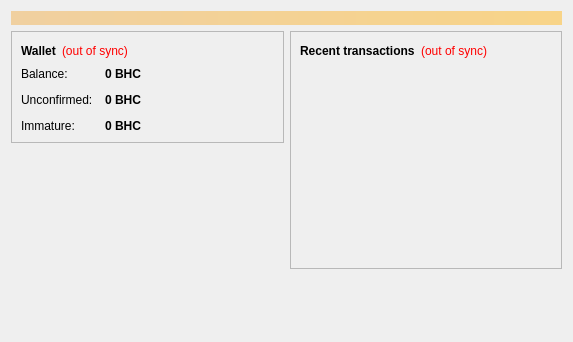
<?xml version="1.0" encoding="UTF-8"?>
<ui version="4.0">
 <class>OverviewPage</class>
 <widget class="QWidget" name="OverviewPage">
  <property name="geometry">
   <rect>
    <x>0</x>
    <y>0</y>
    <width>573</width>
    <height>342</height>
   </rect>
  </property>
  <property name="windowTitle">
   <string>Form</string>
  </property>
  <layout class="QVBoxLayout" name="topLayout">
   <item>
    <widget class="QLabel" name="labelAlerts">
     <property name="visible">
      <bool>false</bool>
     </property>
     <property name="styleSheet">
      <string notr="true">background-color: qlineargradient(x1: 0, y1: 0, x2: 1, y2: 0, stop:0 #F0D0A0, stop:1 #F8D488); color:#000000;</string>
     </property>
     <property name="wordWrap">
      <bool>true</bool>
     </property>
     <property name="margin">
      <number>3</number>
     </property>
    </widget>
   </item>
   <item>
    <layout class="QHBoxLayout" name="horizontalLayout" stretch="1,1">
     <item>
      <layout class="QVBoxLayout" name="verticalLayout_2">
       <item>
        <widget class="QFrame" name="frame">
         <property name="frameShape">
          <enum>QFrame::StyledPanel</enum>
         </property>
         <property name="frameShadow">
          <enum>QFrame::Raised</enum>
         </property>
         <layout class="QVBoxLayout" name="verticalLayout_4">
          <item>
           <layout class="QHBoxLayout" name="horizontalLayout_4">
            <item>
             <widget class="QLabel" name="label_5">
              <property name="font">
               <font>
                <weight>75</weight>
                <bold>true</bold>
               </font>
              </property>
              <property name="text">
               <string>Wallet</string>
              </property>
             </widget>
            </item>
            <item>
             <widget class="QLabel" name="labelWalletStatus">
              <property name="toolTip">
               <string>The displayed information may be out of date. Your wallet automatically synchronizes with the Bothook network after a connection is established, but this process has not completed yet.</string>
              </property>
              <property name="styleSheet">
               <string notr="true">QLabel { color: red; }</string>
              </property>
              <property name="text">
               <string notr="true">(out of sync)</string>
              </property>
              <property name="alignment">
               <set>Qt::AlignLeading|Qt::AlignLeft|Qt::AlignVCenter</set>
              </property>
             </widget>
            </item>
            <item>
             <spacer name="horizontalSpacer_2">
              <property name="orientation">
               <enum>Qt::Horizontal</enum>
              </property>
              <property name="sizeHint" stdset="0">
               <size>
                <width>40</width>
                <height>20</height>
               </size>
              </property>
             </spacer>
            </item>
           </layout>
          </item>
          <item>
           <layout class="QFormLayout" name="formLayout_2">
            <property name="fieldGrowthPolicy">
             <enum>QFormLayout::AllNonFixedFieldsGrow</enum>
            </property>
            <property name="horizontalSpacing">
             <number>12</number>
            </property>
            <property name="verticalSpacing">
             <number>12</number>
            </property>
            <item row="0" column="0">
             <widget class="QLabel" name="label">
              <property name="text">
               <string>Balance:</string>
              </property>
             </widget>
            </item>
            <item row="0" column="1">
             <widget class="QLabel" name="labelBalance">
              <property name="font">
               <font>
                <weight>75</weight>
                <bold>true</bold>
               </font>
              </property>
              <property name="cursor">
               <cursorShape>IBeamCursor</cursorShape>
              </property>
              <property name="toolTip">
               <string>Your current balance</string>
              </property>
              <property name="text">
               <string notr="true">0 BHC</string>
              </property>
              <property name="textInteractionFlags">
               <set>Qt::LinksAccessibleByMouse|Qt::TextSelectableByKeyboard|Qt::TextSelectableByMouse</set>
              </property>
             </widget>
            </item>
            <item row="1" column="0">
             <widget class="QLabel" name="label_3">
              <property name="text">
               <string>Unconfirmed:</string>
              </property>
             </widget>
            </item>
            <item row="1" column="1">
             <widget class="QLabel" name="labelUnconfirmed">
              <property name="font">
               <font>
                <weight>75</weight>
                <bold>true</bold>
               </font>
              </property>
              <property name="cursor">
               <cursorShape>IBeamCursor</cursorShape>
              </property>
              <property name="toolTip">
               <string>Total of transactions that have yet to be confirmed, and do not yet count toward the current balance</string>
              </property>
              <property name="text">
               <string notr="true">0 BHC</string>
              </property>
              <property name="textInteractionFlags">
               <set>Qt::LinksAccessibleByMouse|Qt::TextSelectableByKeyboard|Qt::TextSelectableByMouse</set>
              </property>
             </widget>
            </item>
            <item row="2" column="0">
             <widget class="QLabel" name="labelImmatureText">
              <property name="text">
               <string>Immature:</string>
              </property>
             </widget>
            </item>
            <item row="2" column="1">
             <widget class="QLabel" name="labelImmature">
              <property name="font">
               <font>
                <weight>75</weight>
                <bold>true</bold>
               </font>
              </property>
              <property name="toolTip">
               <string>Mined balance that has not yet matured</string>
              </property>
              <property name="text">
               <string notr="true">0 BHC</string>
              </property>
              <property name="textInteractionFlags">
               <set>Qt::LinksAccessibleByMouse|Qt::TextSelectableByKeyboard|Qt::TextSelectableByMouse</set>
              </property>
             </widget>
            </item>
           </layout>
          </item>
         </layout>
        </widget>
       </item>
       <item>
        <spacer name="verticalSpacer">
         <property name="orientation">
          <enum>Qt::Vertical</enum>
         </property>
         <property name="sizeHint" stdset="0">
          <size>
           <width>20</width>
           <height>40</height>
          </size>
         </property>
        </spacer>
       </item>
      </layout>
     </item>
     <item>
      <layout class="QVBoxLayout" name="verticalLayout_3">
       <item>
        <widget class="QFrame" name="frame_2">
         <property name="frameShape">
          <enum>QFrame::StyledPanel</enum>
         </property>
         <property name="frameShadow">
          <enum>QFrame::Raised</enum>
         </property>
         <layout class="QVBoxLayout" name="verticalLayout">
          <item>
           <layout class="QHBoxLayout" name="horizontalLayout_2">
            <item>
             <widget class="QLabel" name="label_4">
              <property name="text">
               <string>&lt;b&gt;Recent transactions&lt;/b&gt;</string>
              </property>
             </widget>
            </item>
            <item>
             <widget class="QLabel" name="labelTransactionsStatus">
              <property name="toolTip">
               <string>The displayed information may be out of date. Your wallet automatically synchronizes with the Bothook network after a connection is established, but this process has not completed yet.</string>
              </property>
              <property name="styleSheet">
               <string notr="true">QLabel { color: red; }</string>
              </property>
              <property name="text">
               <string notr="true">(out of sync)</string>
              </property>
              <property name="alignment">
               <set>Qt::AlignRight|Qt::AlignTrailing|Qt::AlignVCenter</set>
              </property>
             </widget>
            </item>
            <item>
             <spacer name="horizontalSpacer">
              <property name="orientation">
               <enum>Qt::Horizontal</enum>
              </property>
              <property name="sizeHint" stdset="0">
               <size>
                <width>40</width>
                <height>20</height>
               </size>
              </property>
             </spacer>
            </item>
           </layout>
          </item>
          <item>
           <widget class="QListView" name="listTransactions">
            <property name="styleSheet">
             <string notr="true">QListView { background: transparent; }</string>
            </property>
            <property name="frameShape">
             <enum>QFrame::NoFrame</enum>
            </property>
            <property name="verticalScrollBarPolicy">
             <enum>Qt::ScrollBarAlwaysOff</enum>
            </property>
            <property name="horizontalScrollBarPolicy">
             <enum>Qt::ScrollBarAlwaysOff</enum>
            </property>
            <property name="selectionMode">
             <enum>QAbstractItemView::NoSelection</enum>
            </property>
           </widget>
          </item>
         </layout>
        </widget>
       </item>
       <item>
        <spacer name="verticalSpacer_2">
         <property name="orientation">
          <enum>Qt::Vertical</enum>
         </property>
         <property name="sizeHint" stdset="0">
          <size>
           <width>20</width>
           <height>40</height>
          </size>
         </property>
        </spacer>
       </item>
      </layout>
     </item>
    </layout>
   </item>
  </layout>
 </widget>
 <resources/>
 <connections/>
</ui>
